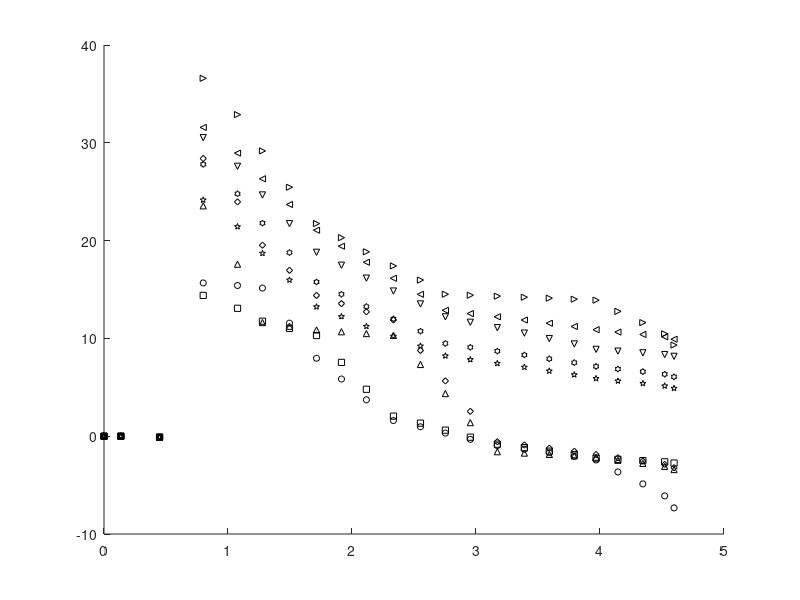

Write MATLAB code to recreate this figure. (Note: this script raises an error after producing the figure.)
clc

% Data for positions and twist angles
positions = [
    0, 0.136, 0.4481, 0.8001, 1.0767, 1.2779, 1.4958, 1.7137, 1.9149, 2.116, ...
    2.334, 2.552, 2.753, 2.9542, 3.1721, 3.39, 3.5912, 3.7924, 3.9684, 4.1444, ...
    4.3456, 4.5216, 4.597
];

angles = [
    0, 0, 0, 0, 0, 0, 0, 0, 0;
    0, 0, 0, 0, 0, 0, 0, 0, 0;
    -0.098, -0.098, -0.098, -0.098, -0.098, -0.098, -0.098, -0.098, -0.098;
    15.6705, 14.3956, 23.5589, 28.3914, 24.1554, 27.7957, 30.5284, 31.5753, 36.5962;
    15.4087, 13.0777, 17.5893, 23.9619, 21.4265, 24.7895, 27.5979, 28.9475, 32.8829;
    15.1469, 11.7599, 11.6198, 19.5324, 18.6977, 21.7833, 24.6675, 26.3197, 29.1697;
    11.5575, 11.0272, 11.2435, 16.9635, 15.9689, 18.7771, 21.7370, 23.6919, 25.4564;
    7.968, 10.2945, 10.8672, 14.3947, 13.2401, 15.7710, 18.8065, 21.0642, 21.7432;
    5.8462, 7.5471, 10.681, 13.5584, 12.2359, 14.5127, 17.4861, 19.4248, 20.2981;
    3.7244, 4.7997, 10.4947, 12.7221, 11.2318, 13.2544, 16.1656, 17.7854, 18.8531;
    1.6026, 2.0523, 10.3085, 11.8858, 10.2276, 11.9962, 14.8452, 16.146, 17.4081;
    0.9617, 1.3347, 7.335, 8.7709, 9.2234, 10.7379, 13.5247, 14.5067, 15.963;
    0.3207, 0.6171, 4.3615, 5.6561, 8.2193, 9.4797, 12.2043, 12.8673, 14.518;
    -0.3202, -0.1005, 1.3881, 2.5412, 7.8323, 9.0886, 11.6502, 12.5378, 14.4166;
    -0.9611, -0.8181, -1.5854, -0.5736, 7.4453, 8.6975, 11.0962, 12.2082, 14.3152;
    -1.3274, -1.1741, -1.7252, -0.8972, 7.0583, 8.3065, 10.5421, 11.8787, 14.2138;
    -1.6938, -1.5302, -1.865, -1.2207, 6.6713, 7.9154, 9.9881, 11.5491, 14.1124;
    -2.0601, -1.8863, -2.0048, -1.5442, 6.2843, 7.5244, 9.4341, 11.2196, 14.0111;
    -2.4265, -2.2423, -2.1446, -1.8677, 5.8974, 7.1333, 8.88, 10.89, 13.9097;
    -3.6521, -2.368, -2.4604, -2.2064, 5.6476, 6.8675, 8.7025, 10.6464, 12.762;
    -4.8777, -2.4937, -2.7762, -2.545, 5.3978, 6.6016, 8.5249, 10.4028, 11.6143;
    -6.1033, -2.6194, -3.092, -2.8837, 5.148, 6.3358, 8.3474, 10.1591, 10.4666;
    -7.329, -2.7451, -3.4078, -3.2224, 4.8982, 6.07, 8.1699, 9.9155, 9.3189
];

wind_speeds = 5:13;

% Initialize arrays to hold combined smoothed spline data
combined_x_smooth = [];
combined_y_smooth = [];

% Fit and plot cubic splines for each wind speed
figure;
hold on;
colors = lines(length(wind_speeds)); % Generate unique colors
markers = {'o', 's', '^', 'd', 'p', 'h', 'v', '<', '>'}; % Different markers

for i = 1:length(wind_speeds)
    speed_data = angles(:, i);
    spline_fit = spline(positions, speed_data);
    x_smooth = linspace(min(positions), max(positions), 500);
    y_smooth = ppval(spline_fit, x_smooth);
    
    % Plot original points and spline
    %plot(x_smooth, y_smooth, '-', 'Color', 'k', 'LineWidth', 0.5);
    scatter(positions, speed_data, 20, 'k', markers{i},  ...
        'DisplayName', sprintf('%d m/s', wind_speeds(i)));

        

    % Combine smoothed spline data for fitting
    combined_x_smooth = [combined_x_smooth, x_smooth];
    combined_y_smooth = [combined_y_smooth, y_smooth];
end

% Average the y values for each unique x value
[unique_x, ~, idx] = unique(combined_x_smooth);
average_y = accumarray(idx, combined_y_smooth, [], @mean);

% Ensure unique_x and average_y are column vectors
unique_x = unique_x(:);
average_y = average_y(:);

% Fit polynomials of diferent orders to the averaged data
poly_orders = [3, 4, 5, 6];
poly_fits = cell(length(poly_orders), 1);
poly_coeffs = cell(length(poly_orders), 1);

for i = 1:length(poly_orders)
    degree = poly_orders(i);
    [p, S, mu] = polyfit(unique_x, average_y, degree);
    poly_fits{i} = p;
    poly_coeffs{i} = p;
    
    % Evaluate the polynomial fit
    y_fit = polyval(p, x_fit, [], mu);
    
    % Plot the polynomial fit
    plot(x_fit, y_fit, 'LineWidth', 1, 'DisplayName', sprintf('Polynomial Fit (order %d)', degree));
    
    % Display the polynomial coefficients
    disp(sprintf('Polynomial coefficients (order %d):', degree));
    disp(p);
end

% Fit Fourier series of different orders to the averaged data
fourier_orders = [2, 3, 4];
fourier_fits = cell(length(fourier_orders), 1);
fourier_coeffs = cell(length(fourier_orders), 1);

for i = 1:length(fourier_orders)
    order = fourier_orders(i);
    fourier_fit = fit(unique_x, average_y, sprintf('fourier%d', order));
    fourier_fits{i} = fourier_fit;
    fourier_coeffs{i} = coeffvalues(fourier_fit);
    
    % Evaluate the Fourier series fit
    y_fourier = feval(fourier_fit, x_fit);
    
    % Plot the Fourier series fit
    plot(x_fit, y_fourier, 'LineWidth', 1, 'DisplayName', sprintf('Fourier Series Fit (order %d)', order));
    
    % Display the Fourier series coefficients
    disp(sprintf('Fourier series coefficients (order %d):', order));
    disp(coeffvalues(fourier_fit));
end

% Labels and legend
xlabel('Position (m)', 'FontSize', 16);
ylabel('Twist Angle (degrees)', 'FontSize', 16);
legend('Location', 'northeast');
hold off;